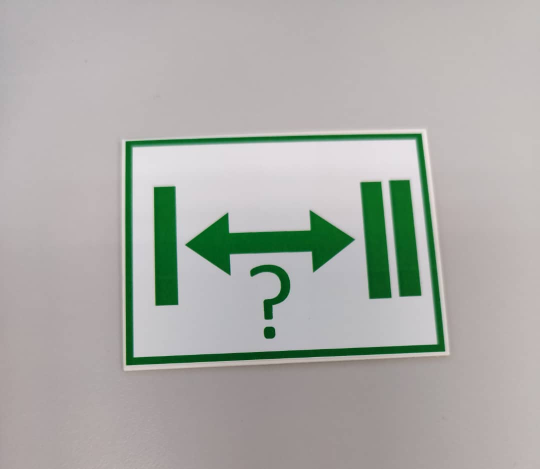
#> input picture NHM Week 3/Symbol-images/Measuring distance.jpeg, 1080 x 938 px (shown at 1/2 size)
$ python -i Matthew_Test.py   (imports and definitions only)
#> lines starting #> are read from the running program, lines starting #| are printed output that depends on the picture; after the words box and inside, x2 and y2 are one past the last pixel; in counts of white or black regions, pixels touching at a corner belong together
#> further down, picture is the input picture: shape (938, 1080, 3); mean B, G, R 168.3, 172.7, 171.8
import cv2
import numpy as np
import os
from picamera2 import Picamera2
from collections import deque
from sklearn import svm

# Initialize Raspberry Pi Camera with enhanced error handling
# [58 lines left out: functions initialize_camera, load_reference_images, train_svm_classifier, validate_stop_sign, not called in this run]

# Validate arrow orientation using PCA
def validate_orientation(frame):
    gray = cv2.cvtColor(frame, cv2.COLOR_BGR2GRAY)
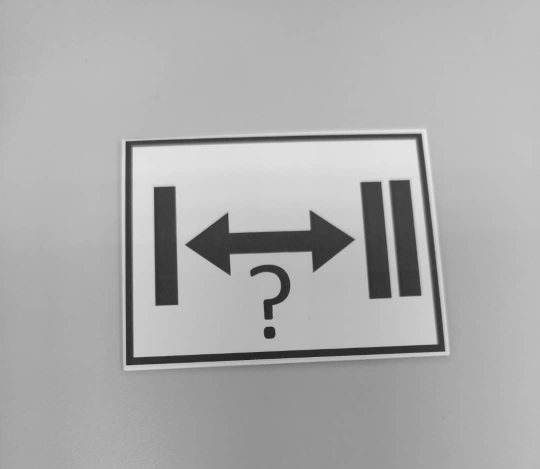
#> gray: shape (938, 1080) (shown at 1/2 size); min 25, max 236, mean 171.9
    _, thresh = cv2.threshold(gray, 0, 255, cv2.THRESH_BINARY + cv2.THRESH_OTSU)
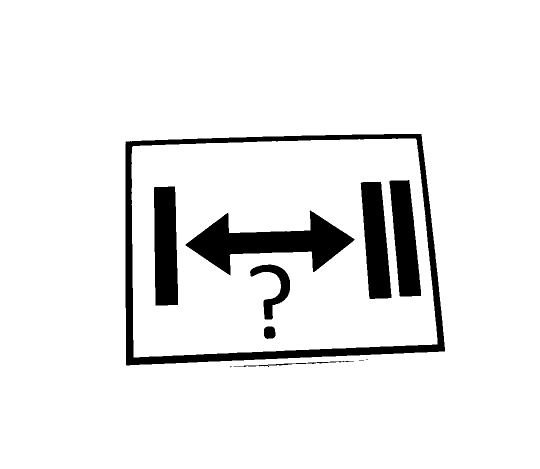
#> thresh: shape (938, 1080) (shown at 1/2 size); 92.3% white; 11 black regions (3 under 20 px), largest, box (x1, y1, x2, y2) and area: (251, 268, 890, 731) 26038, (371, 421, 709, 551) 18085, (308, 373, 356, 611) 10410
    contours, _ = cv2.findContours(thresh, cv2.RETR_EXTERNAL, cv2.CHAIN_APPROX_SIMPLE)
#> contours = [[[0, 0], [0, 937], [1079, 937], [1079, 0]]]
    if contours:
        cnt = max(contours, key=cv2.contourArea)
#> cnt = [[0, 0], [0, 937], [1079, 937], [1079, 0]]
        if len(cnt) >= 5:
            _, (eigen_vecs, _) = cv2.PCACompute2(cnt.reshape(-1, 2), np.array([]))
            angle = np.arctan2(eigen_vecs[0, 1], eigen_vecs[0, 0]) * 180 / np.pi
            if abs(angle) < 45 or abs(angle - 180) < 45:
                return "up", angle
            elif abs(angle - 90) < 45 or abs(angle - 270) < 45:
                return "left" if angle > 0 else "right", angle
    return None, 0.0

# Enhanced ORB feature matching with orientation validation
# [297 lines left out: functions match_image, detect_shapes, process_frame, process_sample_images, process_live_feed, main_menu, not called in this run]

# [2 lines not run here, left out]

>>> import cv2
>>> picture = cv2.imread('Measuring distance.jpeg')
>>> result = validate_orientation(picture)

$ run again, on NHM Week 3/Symbol-images/Stop Sign.jpeg
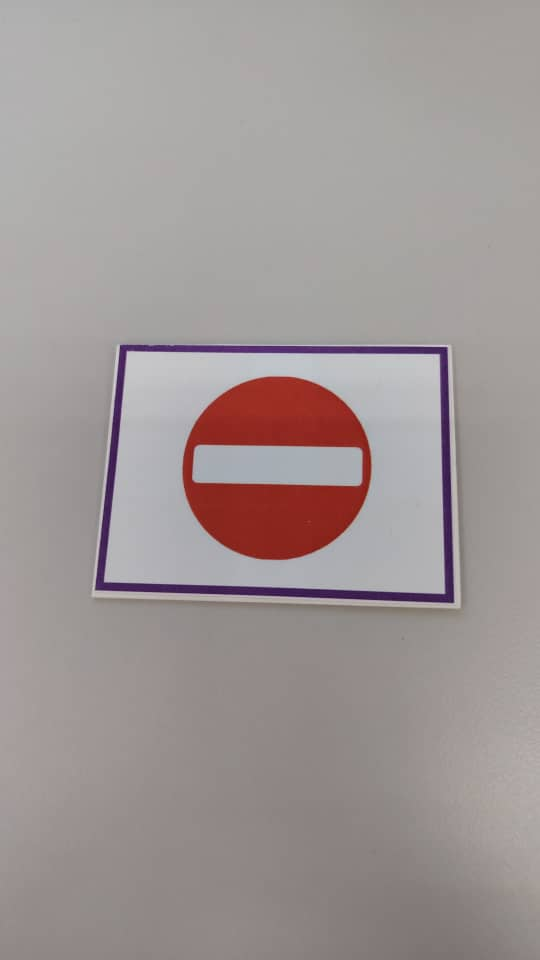
#> input picture NHM Week 3/Symbol-images/Stop Sign.jpeg, 540 x 960 px
#> picture is the input picture: shape (960, 540, 3); mean B, G, R 150.1, 150.8, 159.5
#> in validate_orientation, `gray = cv2.cvtColor(frame, cv2.COLOR_BGR2GRAY)`:
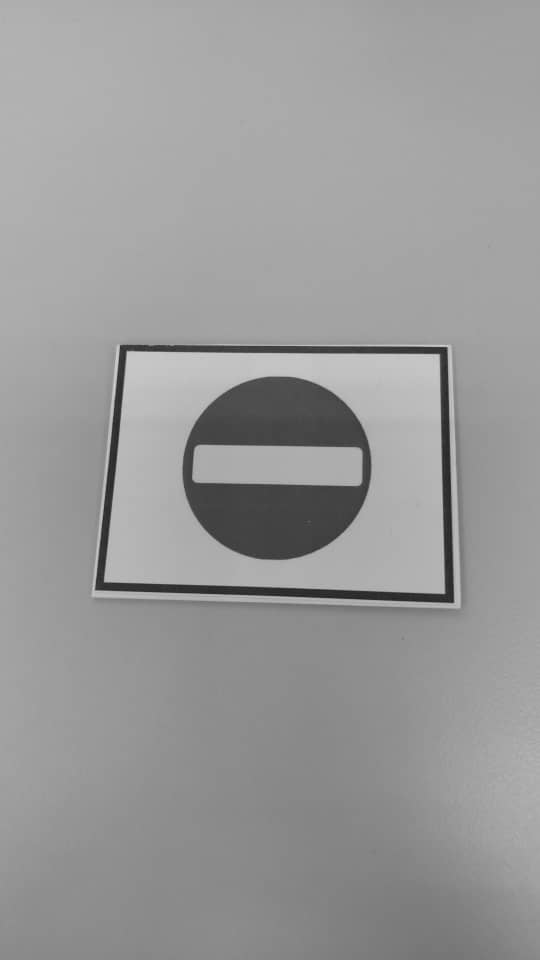
#> gray: shape (960, 540); min 29, max 215, mean 153.2
#> in validate_orientation, `_, thresh = cv2.threshold(gray, 0, 255, cv2.THRESH_BINARY + cv2.THRESH..`:
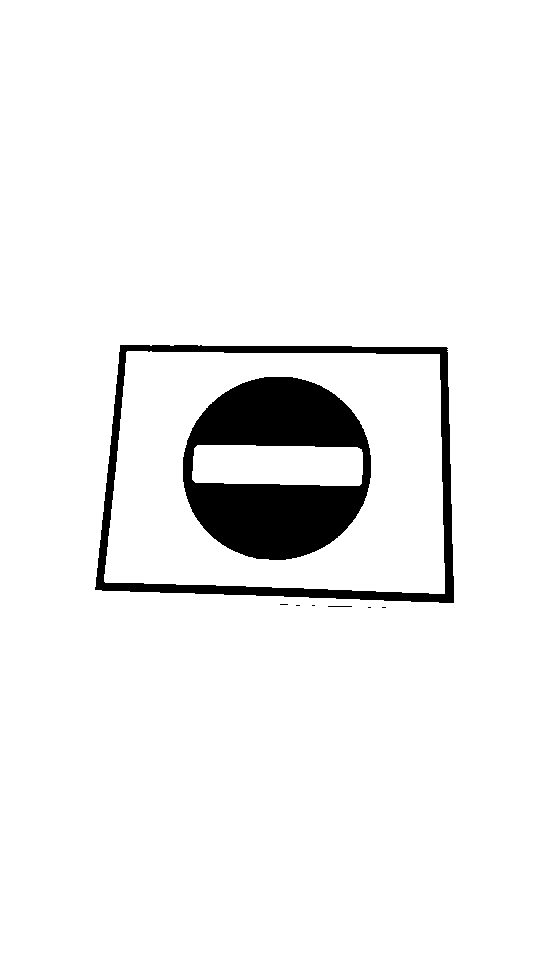
#> thresh: shape (960, 540); 94.3% white; 8 black regions (5 under 20 px), largest, box (x1, y1, x2, y2) and area: (183, 377, 371, 560) 20672, (95, 345, 454, 603) 9037, (328, 606, 352, 607) 24
#> contours = [[[0, 0], [0, 959], [539, 959], [539, 0]]]
#> cnt = [[0, 0], [0, 959], [539, 959], [539, 0]]
